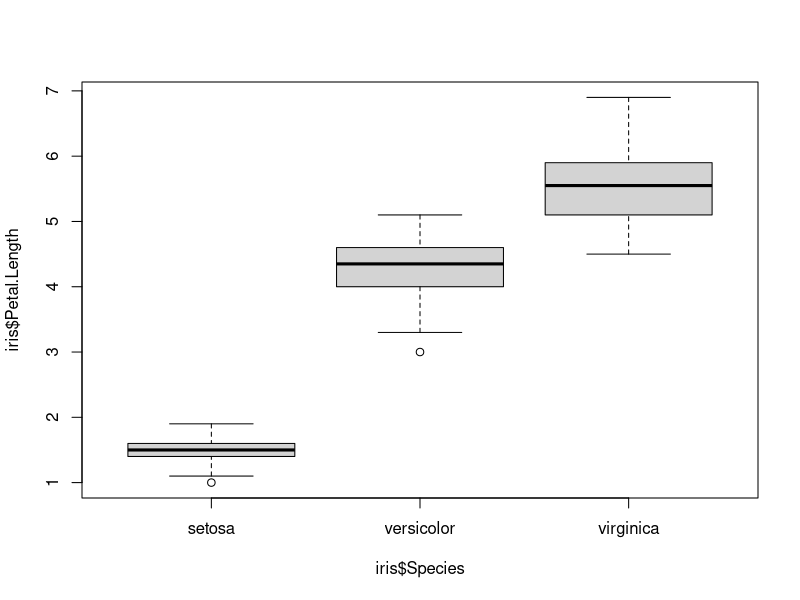
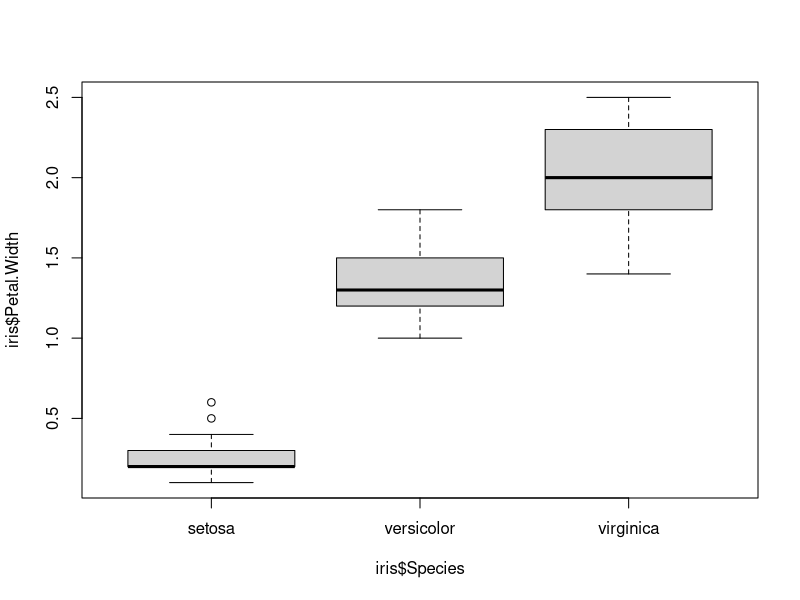
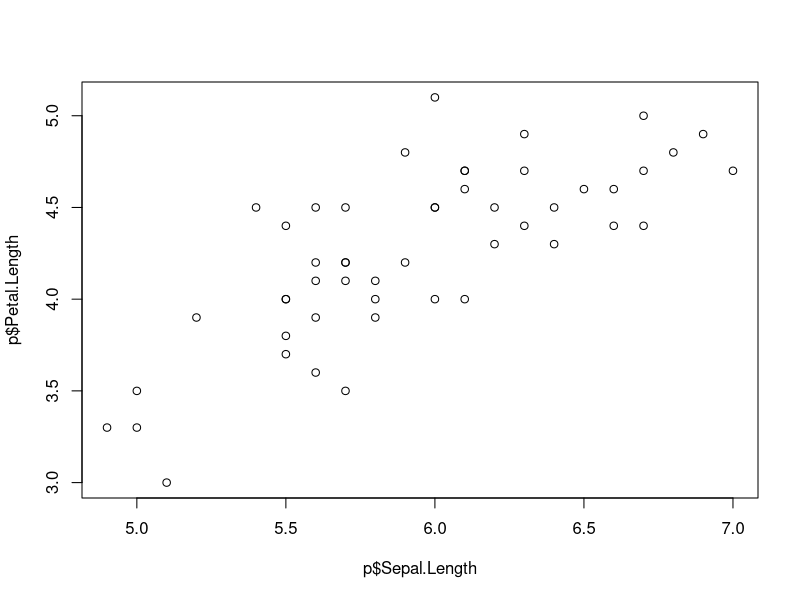
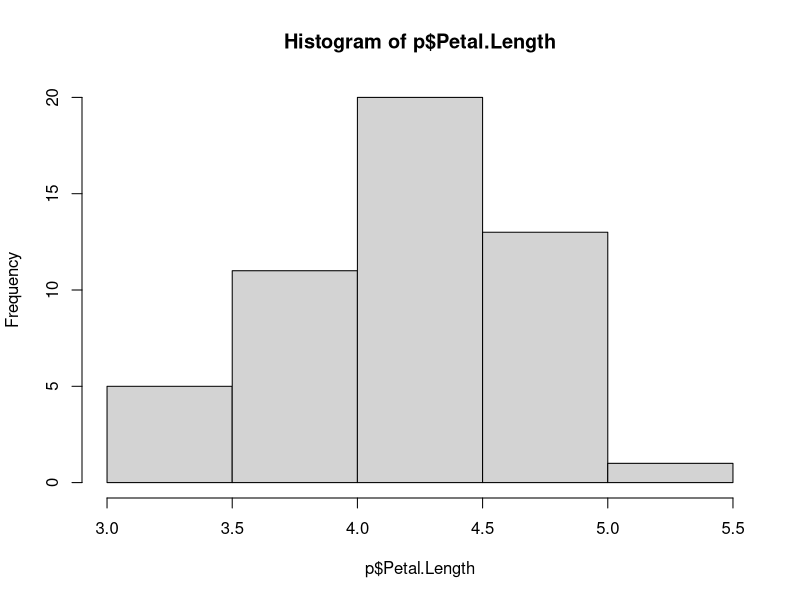
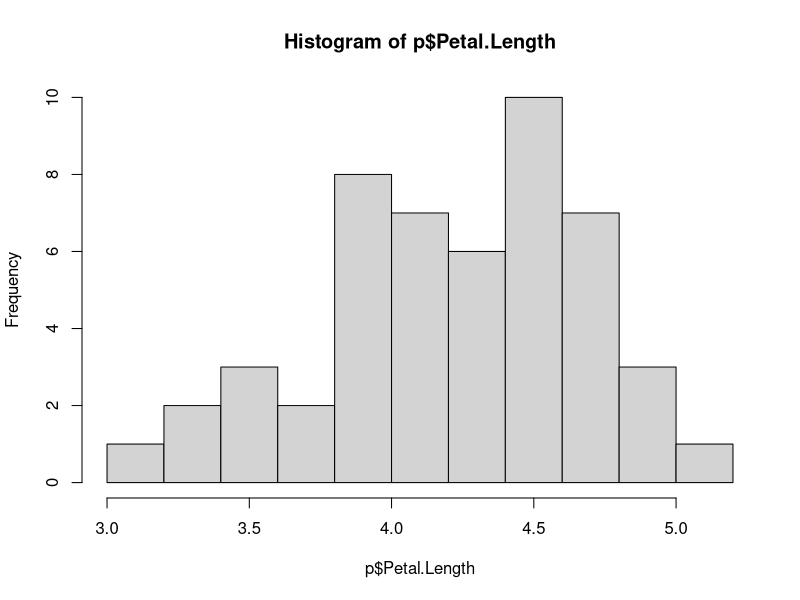
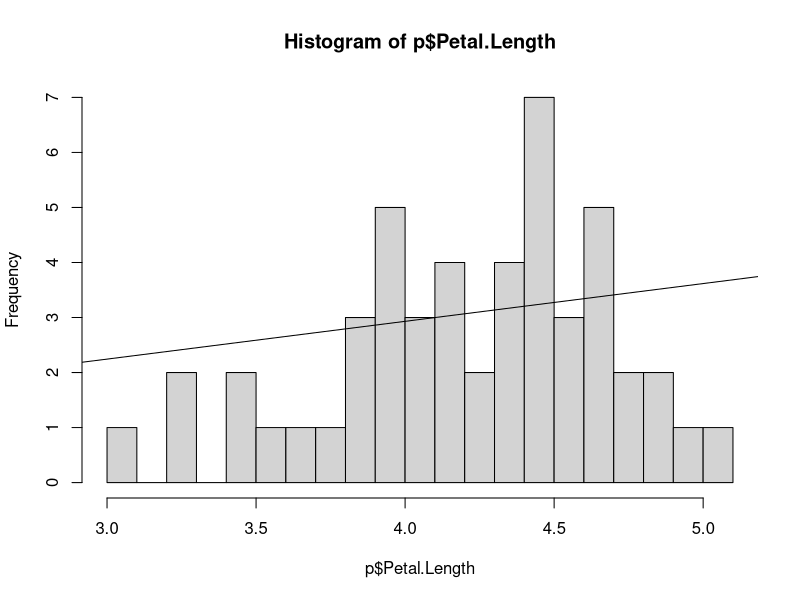
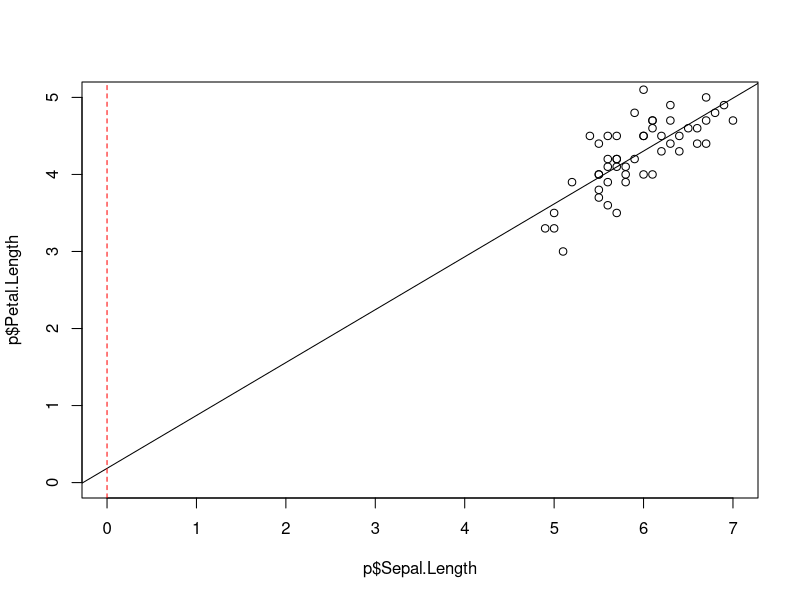
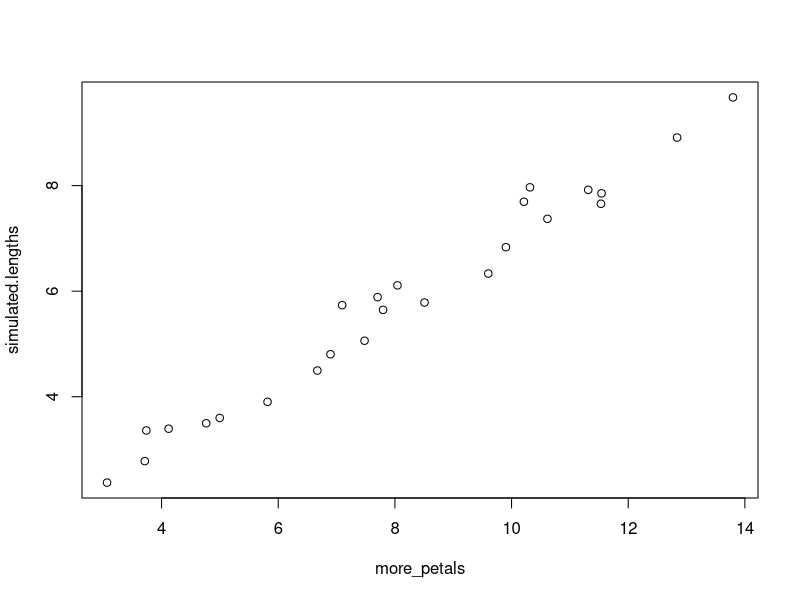

Write R code to recreate these figures, in order.
# EBIO 338/538 Analysis & Visualization of Biological Data
# Class 11 Practice

# Remove all objects in the environment
rm(list=ls())

# Load the iris data from R's datasets
data("iris")

# Examine the structure of the iris data and read about it in the help menu
str(iris)
?iris

# Visually examine the iris data
# Start by plotting boxplots of the different measurements by species
# a) Petal length per species
boxplot(iris$Petal.Length~iris$Species)
# b) Petal width per species
boxplot(iris$Petal.Width~iris$Species)

# Extract only the observations of the versicolor species in an object named p
p <- iris[iris$Species=="versicolor",]

# Now use scatterplots to examine relationships among the sepal and petal measurements for versicolor
# Plot the relationship between petal length and sepal length
plot(p$Petal.Length~p$Sepal.Length)

# Examine the distribution of petal lengths using multiple break points
hist(p$Petal.Length, breaks=5)
hist(p$Petal.Length, breaks=10)
hist(p$Petal.Length, breaks=15)

# Model petal lengths as a constant
summary(lm(p$Petal.Length ~ 1))

# How else can the value of the intercept be estimated?
mean(p$Petal.Length)

# Now model petal lengths as a function of sepal length in a model called m
m <- lm(p$Petal.Length~p$Sepal.Length)

# Examine a summary of the model
summary(m)
abline(m)

# The intercept can be interpreted as the petal length of a flower with a sepal length of zero
# Use the following code to visualize it:
plot(p$Petal.Length~p$Sepal.Length, ylim=c(0,5), xlim=c(0,7))
abline(m)
abline(v=0, col="red", lty="dashed")

# What proportion of the variance is explained by the model?
summary(m)[9]

# TRUE or FALSE? Does this model outperform a model without any covariates?
TRUE

# Generate another sample of 25 petal lengths from a normal distribution with a mean of 7 and a sd of 3. Call it more_petals
more_petals <- rnorm(25, mean=7, sd=3)

# Use more_petals to predict sepal lengths

a.estimate <- 0.18512
b.estimate <- 0.68647
s.estimate <- 0.3118446

simulated.lengths <- rnorm(length(more_petals),
                             mean = a.estimate + b.estimate * 
                               more_petals,
                             sd = s.estimate)

# Plot simulated data with original data overlaid
plot(simulated.lengths ~ more_petals)
  
# CHECK ASSUMPTIONS of a simple linear regression
# Check for normally distributed outcome (dependent variable)

shapiro.test(p$Petal.Length)

hist(p$Petal.Length, breaks=5)
hist(p$Petal.Length, breaks=10)
hist(p$Petal.Length, breaks=20)

qqnorm(p$Petal.Length)

# Check for normally distributed errors
shapiro.test(resid(m))
hist(resid(m), breaks = 5)
hist(resid(m), breaks = 10)
hist(resid(m), breaks = 20)


# Check for homoscedasticity of errors
plot(resid(m) ~ predict(m))
abline(m)

# Check for independence of errors (e.g., temporal autocorrelation)
NA

# Check assumptions of additivity and linearity
plot(p$Petal.Length ~ predict(m))
abline(0,1)

plot(resid(m) ~ predict(m))
abline(h=0)
